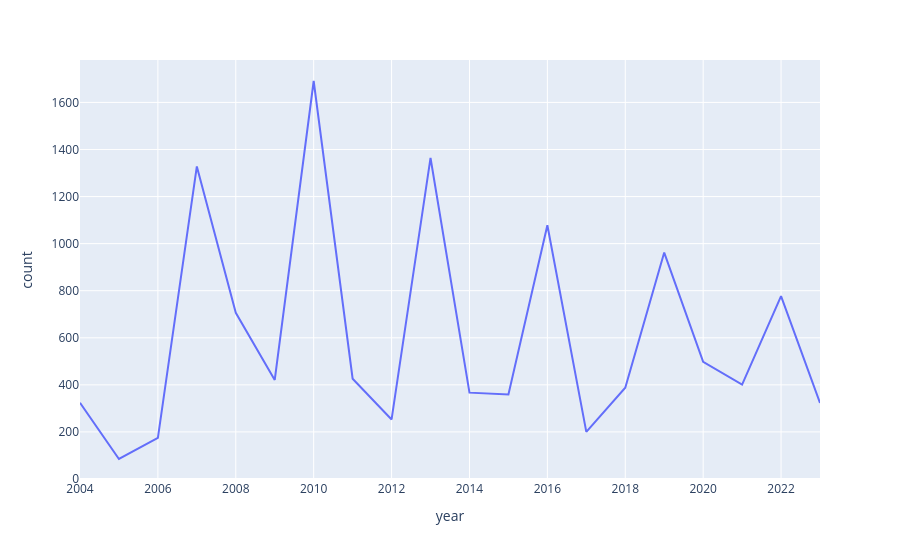

The code cell stored with this chart in its notebook:
### Code cell
import plotly.express as px

df['year'] = pd.to_datetime(df['date_filed']).dt.year
fig = px.line(df.groupby('year').size().reset_index(name='count'), x='year', y='count')
fig.show()

### Figure 1 — Plotly figure (JSON) as saved in the notebook; plotly's stock layout.template omitted (floating-point values rounded to 4 significant figures)
{"data": [{"hovertemplate": "year=%{x}<br>count=%{y}<extra></extra>", "legendgroup": "", "line": {"color": "#636efa", "dash": "solid"}, "marker": {"symbol": "circle"}, "mode": "lines", "name": "", "orientation": "v", "showlegend": false, "type": "scatter", "x": [2004.0, 2005.0, 2006.0, 2007.0, 2008.0, 2009.0, 2010.0, 2011.0, 2012.0, 2013.0, 2014.0, 2015.0, 2016.0, 2017.0, 2018.0, 2019.0, 2020.0, 2021.0, 2022.0, 2023.0], "xaxis": "x", "y": [324, 85, 175, 1328, 706, 421, 1691, 426, 253, 1364, 367, 359, 1078, 200, 388, 962, 498, 401, 777, 323], "yaxis": "y"}], "layout": {"legend": {"tracegroupgap": 0}, "margin": {"t": 60}, "xaxis": {"anchor": "y", "domain": [0, 1], "title": {"text": "year"}}, "yaxis": {"anchor": "x", "domain": [0, 1], "title": {"text": "count"}}}}
